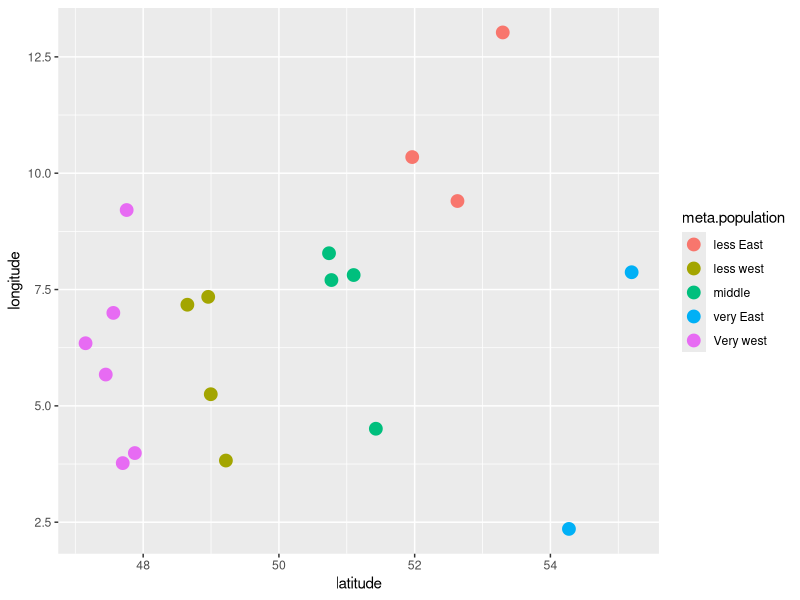

This chart was generated by the following R code: (Note: this script raises an error after producing the figure.)
rm(list=ls()) #This clears all data from the environment ensuring you do not accidently use data or functions from other scripts in this script
#Load packages ##################
library(ggplot2) #Load packages makes plots
library(reshape2) #Reshape2 contains melt()
#Create functions ############################
SEM<-function(x){sd(x)/sqrt(length(x))}
#load data ##########################
data<-read.csv("data/soilDataAll.csv")
dataClimate<-read.csv("data/climateData.csv")




#######What does this code do ########################
d<-read.csv("data/soilDataAll.csv")
d2<-d[d[,23]=="destruction",is.na(d[d[,23],][1,])==F]
#Quite an extreme example 


############### This is much more clear! ############################
dataSoil<-read.csv("data/soilDataAll.csv")
dataSoilTemp<-dataSoil[dataSoil$method=="destruction",]#Select rows in which dataSoil$method is destruction &
dataSoilDestruction<-dataSoilTemp[,is.na(dataSoilTemp[1,])==F] #only use columns which do not have NAs in row 1

#Use variable names/data frame names that make sense
#Annotate to show what lines of code do
#Sometimes it is is better to split up code in multiple lines/steps to show what it does
#Shorter code may look fancy but is not always more understandable (Although code golf can be fun ;))

############# wrangle the data ###############

#The soil data has 2 different depth at which measurements took place. We want to use the mean of these data points
#and afterwards combine it with the climate data

soilDataPerPop<-aggregate(.~pop2,data=dataSoilDestruction[-c(15,16)],FUN=mean)  #calculate the mean per pop with aggregate
                                                                                #I removed the 15th and 16th column as
                                                                                #these were not numeric

#Combine data ####################################
dataClimate<-read.csv("data/climateData.csv") #Load climate data

#One data set concerns soil conditions at certain locations, the other climate data. But the populations are the same. 

dataCombined<-merge(dataClimate,soilDataPerPop,by="pop2") #Combine data sets based on popname!


#Explore the data make a plot! ####################
#Make a first plot to look at where to populations are and their locations
ggplot(dataCombined,aes(x=latitude,y=longitude,col=meta.population))+ #Plot the populations locations
  geom_point(size=4)
ggsave("scratch/popLocations.png")


#Combined data has everything we want! we can now write it as a new data file
write.csv(dataCombined,"data/dataCombined.csv")

#Take a look at what code is necessary to get to this point! And recreate this in a new script to generate the dataCombined


